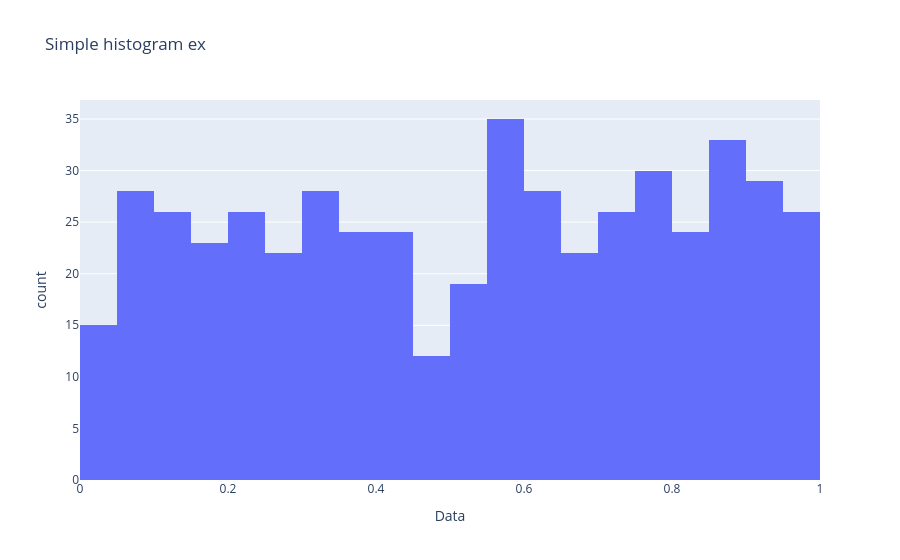

Write notebook code for a chart like this one.
### Markdown cell above
#### 막대그래프 
- 범주별 -> 범위별 막대의 높이로 비교해서 데이터를 분석 => m/s , 기간별 비교 (2020 vs 2021 vs 2022...)

### Code cell
# 히스토그램 => 연속형 데이터의 분포를 구간별 막대로 나타내고자 할 때

import plotly.express as px 
import pandas as pd 
import numpy as np

df = pd.DataFrame({
    "Data" : np.random.rand(500),
})

fig = px.histogram(
    df,
    x="Data",
    nbins=30, #number of bins = 구간의 개수 
    title ="Simple histogram ex"
)

fig.show()

### Figure 1 — Plotly figure (JSON) as saved in the notebook; plotly's stock layout.template omitted (floating-point values rounded to 4 significant figures; data arrays with more than 128 entries replaced by an {"elided": "..."} marker saying what was removed)
{"data": [{"alignmentgroup": "True", "bingroup": "x", "hovertemplate": "Data=%{x}<br>count=%{y}<extra></extra>", "legendgroup": "", "marker": {"color": "#636efa", "pattern": {"shape": ""}}, "name": "", "nbinsx": 30, "offsetgroup": "", "orientation": "v", "showlegend": false, "type": "histogram", "x": {"elided": "500 float values"}, "xaxis": "x", "yaxis": "y"}], "layout": {"barmode": "relative", "legend": {"tracegroupgap": 0}, "title": {"text": "Simple histogram ex"}, "xaxis": {"anchor": "y", "domain": [0, 1], "title": {"text": "Data"}}, "yaxis": {"anchor": "x", "domain": [0, 1], "title": {"text": "count"}}}}
